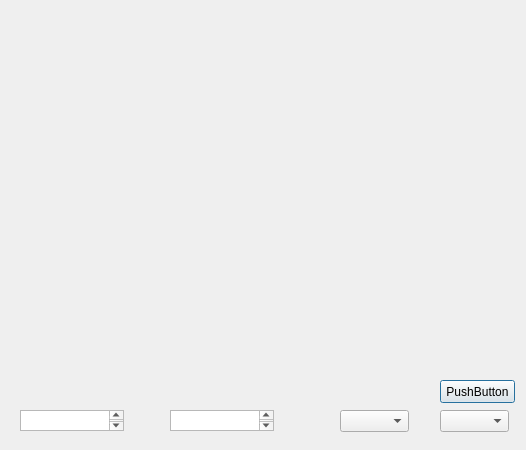
<?xml version="1.0" encoding="UTF-8"?>
<ui version="4.0">
 <class>Dialog</class>
 <widget class="QDialog" name="Dialog">
  <property name="geometry">
   <rect>
    <x>0</x>
    <y>0</y>
    <width>526</width>
    <height>450</height>
   </rect>
  </property>
  <property name="windowTitle">
   <string>Dialog</string>
  </property>
  <widget class="QPushButton" name="pushButton">
   <property name="geometry">
    <rect>
     <x>440</x>
     <y>380</y>
     <width>75</width>
     <height>23</height>
    </rect>
   </property>
   <property name="text">
    <string>PushButton</string>
   </property>
  </widget>
  <widget class="QComboBox" name="comboBox">
   <property name="geometry">
    <rect>
     <x>440</x>
     <y>410</y>
     <width>69</width>
     <height>22</height>
    </rect>
   </property>
  </widget>
  <widget class="QComboBox" name="comboBox_2">
   <property name="geometry">
    <rect>
     <x>340</x>
     <y>410</y>
     <width>69</width>
     <height>22</height>
    </rect>
   </property>
  </widget>
  <widget class="QPlainTextEdit" name="plainTextEdit">
   <property name="geometry">
    <rect>
     <x>20</x>
     <y>410</y>
     <width>104</width>
     <height>21</height>
    </rect>
   </property>
  </widget>
  <widget class="QPlainTextEdit" name="plainTextEdit_2">
   <property name="geometry">
    <rect>
     <x>170</x>
     <y>410</y>
     <width>104</width>
     <height>21</height>
    </rect>
   </property>
  </widget>
 </widget>
 <resources/>
 <connections/>
</ui>
